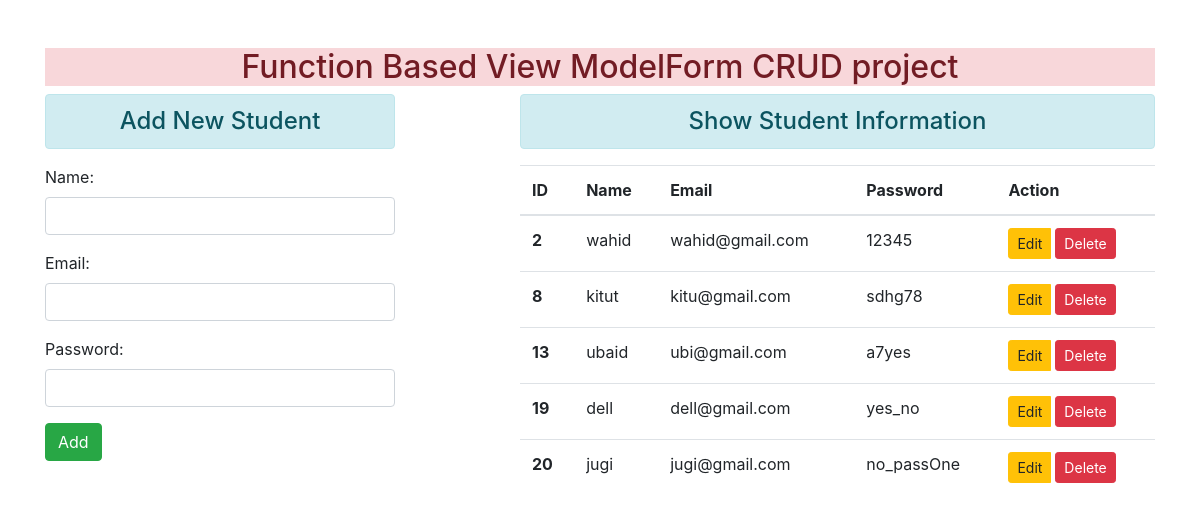
The page / on the database its author committed.
### enroll/models.py (models this page shows)
class User(models.Model):
    name = models.CharField(max_length=70)
    email = models.EmailField(max_length=100)
    password = models.CharField(max_length=100)

### enroll/views.py (the view)
# urls.py: path('', views.add_show, name="addandshow"),
def add_show(request):
    stud = User.objects.all()  # Move this line outside of the else block
    if request.method == 'POST':
        form = StudentRegistration(request.POST)
        if form.is_valid():
            nm = form.cleaned_data['name']
            em = form.cleaned_data['email']
            pw = form.cleaned_data['password']
            form.save()
    else:
        form = StudentRegistration()
    return render(request, 'enroll/addandshow.html', {'form': form, 'stu': stud})

### enroll/forms.py
class StudentRegistration(forms.ModelForm):
    class Meta:
        model = User
        fields = ['name','email','password']
        widgets = {
            'name': forms.TextInput(attrs={'class':'form-control'}),
            'email': forms.EmailInput(attrs={'class': 'form-control'}),
            'password': forms.PasswordInput(render_value=True, attrs={'class': 'form-control'}),
        }

### enroll/templates/enroll/addandshow.html (shortened to what this page needs)
{% extends 'enroll/base.html' %}
{% block content %}
<div class="row">
    <div class="col-sm-4">
        <h4 class="text-center alert alert-info">Add New Student</h4>
        <form action="" method="POST">
            {{ form.as_p }}
            <input type="submit" class="btn btn-success" value="Add">
        </form>
    </div>
    <div class="col-sm-7 offset-1">
        <h4 class="text-center alert alert-info">Show Student Information</h4>
        {% if stu %}
            <table class="table table-hover">
                <thead>
                    <tr>
                        <th scope="col">ID</th>
                        <th scope="col">Name</th>
                        <th scope="col">Email</th>
                        <th scope="col">Password</th>
                        <th scope="col">Action</th>
                    </tr>
                </thead>
                <tbody>
                    {% for st in stu %}
                    <tr>
                        <th scope="row">{{st.id}}</th>
                        <td>{{st.name}}</td>
                        <td>{{st.email}}</td>
                        <td>{{st.password}}</td>
                        <td>
                            <div class="btn-group" role="group">
                                <a href="{% url 'updatedata' st.id %}" class="btn btn-warning btn-sm">Edit</a>
                                <div class="ms-1">
                                    <form action="{% url 'deletedata' st.id %}" method="post" class="d-inline">
                                        <button type="submit" class="btn btn-danger btn-sm">Delete</button>
                                    </form>
                                </div>
                            </div>
                        </td>
                    </tr>
                    {% endfor %}
                </tbody>
            </table>
        {% else %}
            <h4 class="text-center alert alert-warning">No Records</h4>
        {% endif %}
    </div>
</div>
{% endblock content %}

### enroll/templates/enroll/base.html (shortened to what this page needs)
<!DOCTYPE html>
{% load static %}
<html lang="en">
<head>
    <link rel="stylesheet" href="{% static 'enroll/css/bootstrap.css' %}">
      <link rel="stylesheet" href="https://maxcdn.bootstrapcdn.com/bootstrap/4.5.2/css/bootstrap.min.css">
</head>
<body>
<div class="container mt-5">
    <h2 class="text-center alert-danger">Function Based View ModelForm CRUD project</h2>
    {% block content %} {% endblock content%}
</div>
</body>
</html>

### rows shown on the page
User: id "2", name "wahid", email "wahid@gmail.com", password "12345"
User: id "8", name "kitut", email "kitu@gmail.com", password "sdhg78"
User: id "13", name "ubaid", email "ubi@gmail.com", password "a7yes"
User: id "19", name "dell", email "dell@gmail.com", password "yes_no"
User: id "20", name "jugi", email "jugi@gmail.com", password "no_passOne"
